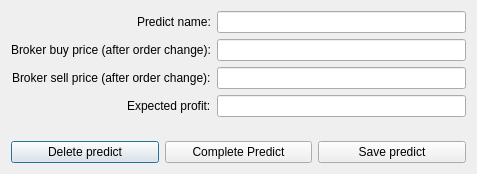
<?xml version="1.0" encoding="UTF-8"?>
<ui version="4.0">
 <class>DialogEditPredict</class>
 <widget class="QDialog" name="DialogEditPredict">
  <property name="geometry">
   <rect>
    <x>0</x>
    <y>0</y>
    <width>477</width>
    <height>174</height>
   </rect>
  </property>
  <property name="windowTitle">
   <string>Edit prediction</string>
  </property>
  <layout class="QVBoxLayout" name="verticalLayout">
   <item>
    <layout class="QFormLayout" name="formLayout">
     <property name="labelAlignment">
      <set>Qt::AlignRight|Qt::AlignTrailing|Qt::AlignVCenter</set>
     </property>
     <item row="0" column="0">
      <widget class="QLabel" name="editPredictNameLabel">
       <property name="text">
        <string>Predict name:</string>
       </property>
      </widget>
     </item>
     <item row="0" column="1">
      <widget class="QLineEdit" name="predictNameLe"/>
     </item>
     <item row="1" column="0">
      <widget class="QLabel" name="brokerBuyPriceLabel">
       <property name="text">
        <string>Broker buy price (after order change):</string>
       </property>
      </widget>
     </item>
     <item row="1" column="1">
      <widget class="QLineEdit" name="brokerBuyChangeLe"/>
     </item>
     <item row="2" column="0">
      <widget class="QLabel" name="brokerSellPriceLabel">
       <property name="text">
        <string>Broker sell price (after order change):</string>
       </property>
      </widget>
     </item>
     <item row="2" column="1">
      <widget class="QLineEdit" name="brokerSellChangeLe"/>
     </item>
     <item row="3" column="0">
      <widget class="QLabel" name="expectedProfitLabel">
       <property name="text">
        <string>Expected profit:</string>
       </property>
      </widget>
     </item>
     <item row="3" column="1">
      <widget class="QLineEdit" name="expectedProfitTe"/>
     </item>
    </layout>
   </item>
   <item>
    <spacer name="verticalSpacer">
     <property name="orientation">
      <enum>Qt::Vertical</enum>
     </property>
     <property name="sizeHint" stdset="0">
      <size>
       <width>20</width>
       <height>40</height>
      </size>
     </property>
    </spacer>
   </item>
   <item>
    <layout class="QHBoxLayout" name="horizontalLayout">
     <item>
      <widget class="QPushButton" name="deletePredictBtn">
       <property name="text">
        <string>Delete predict</string>
       </property>
      </widget>
     </item>
     <item>
      <widget class="QPushButton" name="completePredictBtn">
       <property name="text">
        <string>Complete Predict</string>
       </property>
      </widget>
     </item>
     <item>
      <widget class="QPushButton" name="savePredictBtn">
       <property name="text">
        <string>Save predict</string>
       </property>
      </widget>
     </item>
    </layout>
   </item>
  </layout>
 </widget>
 <tabstops>
  <tabstop>predictNameLe</tabstop>
  <tabstop>brokerBuyChangeLe</tabstop>
  <tabstop>brokerSellChangeLe</tabstop>
  <tabstop>expectedProfitTe</tabstop>
  <tabstop>savePredictBtn</tabstop>
  <tabstop>completePredictBtn</tabstop>
  <tabstop>deletePredictBtn</tabstop>
 </tabstops>
 <resources/>
 <connections/>
</ui>
